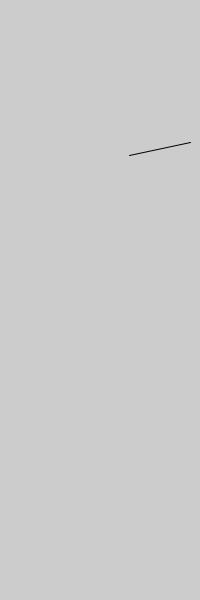
Frame 1 (no input)
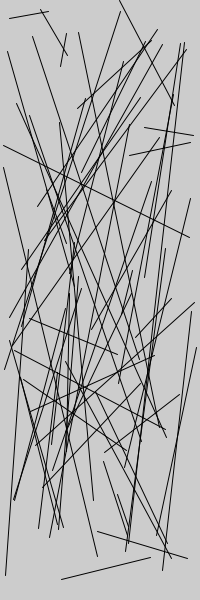
Frame 60 (the mouse pressed at the canvas centre just before this capture)
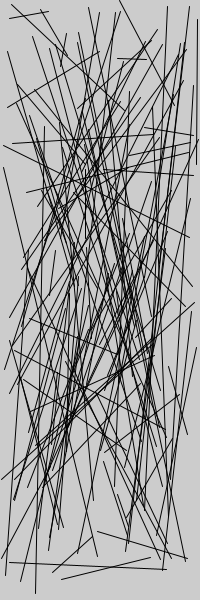
Frame 120 (the mouse held since frame 60 and released just before this capture)

The Processing sketch that drew these frames (run headless with seeded random() and noise(); from frame 60 on, the mouse is pressed at the canvas centre):

// Processing sketch: random_linea_sola
// ── random_linea_sola.pde
void setup() {
  size(200, 600);
}

void draw() {
  //background(255);
  line(random(width), random(height), random(width), random(height));
}
